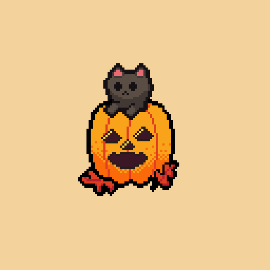
#> input picture fcv-lab/assets/common/image_resized.png, 270 x 270 px
$ python sample1.py
#> lines starting #> are read from the running program, lines starting #| are printed output that depends on the picture; pictures that were not available may be replaced by others from this repository, and a replacement may not be noted
import cv2
import matplotlib.pyplot as plt
from cv2 import SIFT_create

# read images
img1 = cv2.imread(r'../assets/common/image_resized.png')
#> img1 is the input picture: shape (270, 270, 3); mean B, G, R 140, 193.8, 231
img2 = cv2.imread(r'Pics\tower_2.jpeg')
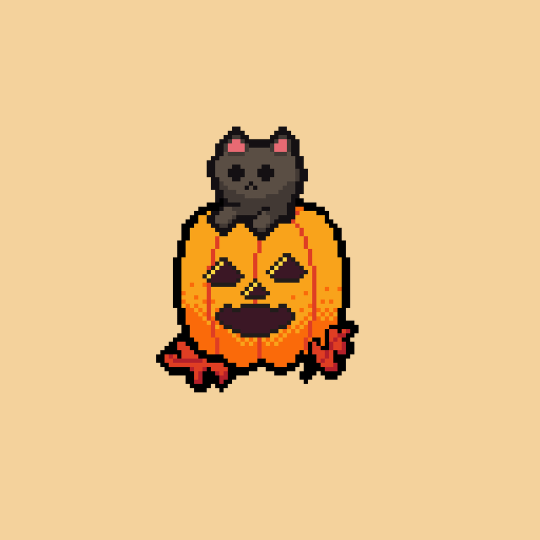
#> input picture fcv-lab/assets/common/image.png, 1080 x 1080 px, given in place of tower_2.jpeg, which was not available (shown at 1/2 size)
#> img2 is the input picture: shape (1080, 1080, 3); mean B, G, R 140, 193.9, 231.1
img2 = cv2.resize(img2, (750, 1200))
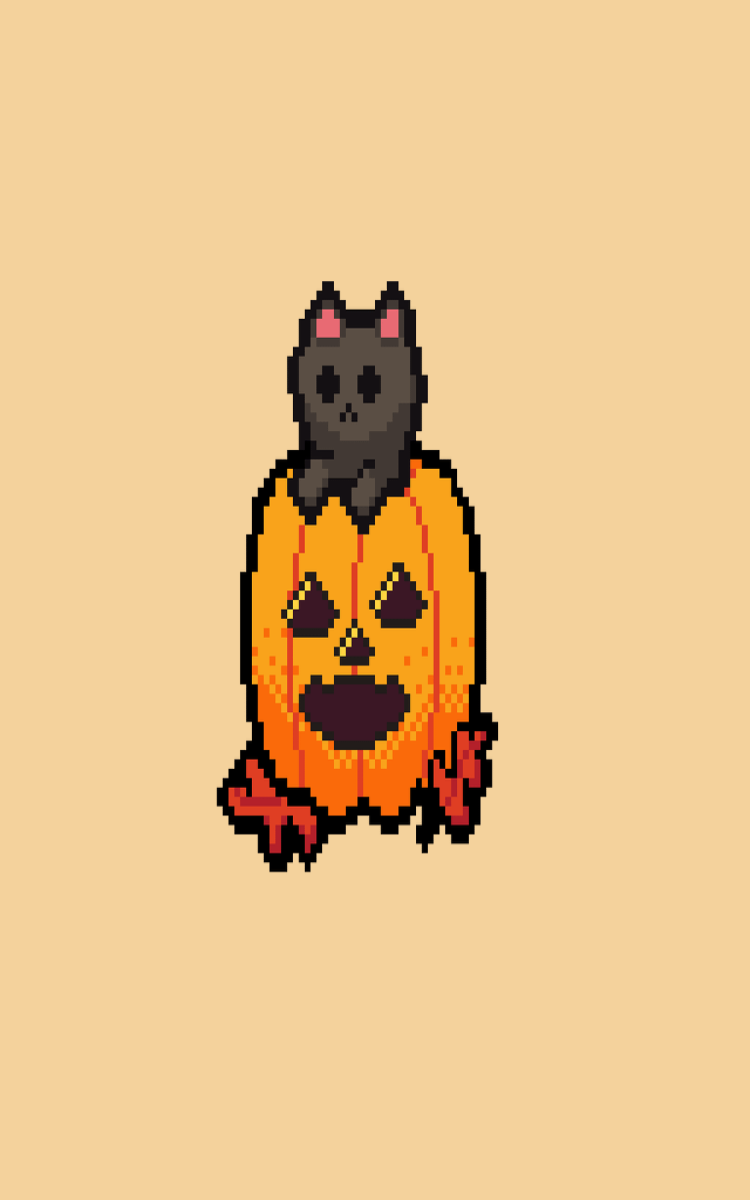
#> img2: shape (1200, 750, 3); mean B, G, R 140, 193.9, 231.1
img1 = cv2.cvtColor(img1, cv2.COLOR_BGR2RGB)
img2 = cv2.cvtColor(img2, cv2.COLOR_BGR2RGB)

# sift
sift = SIFT_create()
keypoints_1, descriptors_1 = sift.detectAndCompute(img1, None)
#> keypoints_1 = 168 keypoints; strongest (x, y, size): (151, 183, 2.3), (153, 188, 3.8), (169, 116, 3.4), (80, 179, 3)
keypoints_2, descriptors_2 = sift.detectAndCompute(img2, None)
#> keypoints_2 = 1203 keypoints; strongest (x, y, size): (419, 809, 4.5), (296, 856, 4.4), (307, 869, 4.3), (425, 850, 4.5)

# feature matching
bf = cv2.BFMatcher(cv2.NORM_L1, crossCheck=True)
matches = bf.match(descriptors_1, descriptors_2)
#> matches = 106 matches
matches = sorted(matches, key=lambda x: x.distance)
line_color = (255, 0, 0)
img3 = cv2.drawMatches(img1, keypoints_1, img2, keypoints_2, matches[:150],
img2, matchColor=line_color, singlePointColor=line_color, flags=2)
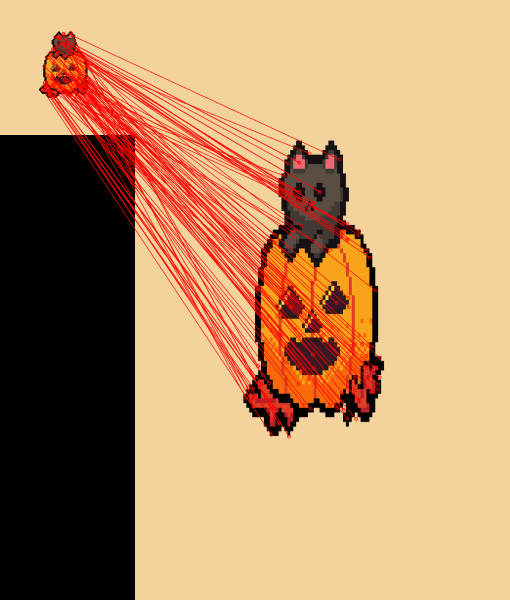
#> img3: shape (1200, 1020, 3) (shown at 1/2 size); mean R, G, B 186.9, 144.5, 104.8
plt.imshow(img3),
plt.show()
